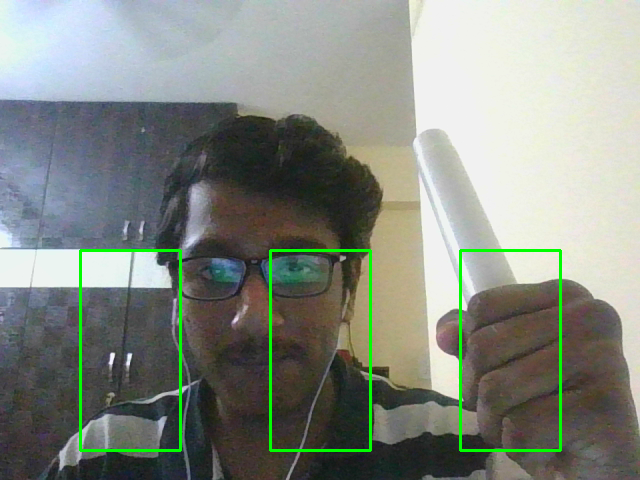
#> input picture Success..png, 640 x 480 px, given in place of the camera
$ python hsv_check.py
#> lines starting #> are read from the running program, lines starting #| are printed output that depends on the picture; after the words box and inside, x2 and y2 are one past the last pixel; in counts of white or black regions, pixels touching at a corner belong together
import cv2
import numpy as np
import time
w = 100
h = 200
x1 = 117
y = 103
lower_bound = np.array([80,10,180])
upper_bound = np.array([120, 100, 255])
values = np.array([])


cap = cv2.VideoCapture(0)

while True:
    """ret, frame = cap.read()
    frame = cv2.flip(frame, 1)
    frame_hsv = cv2.cvtColor(frame, cv2.COLOR_BGR2HSV)
    cv2.rectangle(frame, (x1, y), (x1 + w, y + h), (0, 255, 0), 2)
    cv2.imshow("video",frame)
    centre =  frame_hsv[142:192, 153: 253 ]
    avg = np.sum(centre)/ centre.size
    print(avg)
    print("--------")"""

    ret, frame = cap.read()
#> frame is the input picture: shape (480, 640, 3); mean B, G, R 130.1, 138.5, 132.9
    frame = cv2.flip(frame, 1)
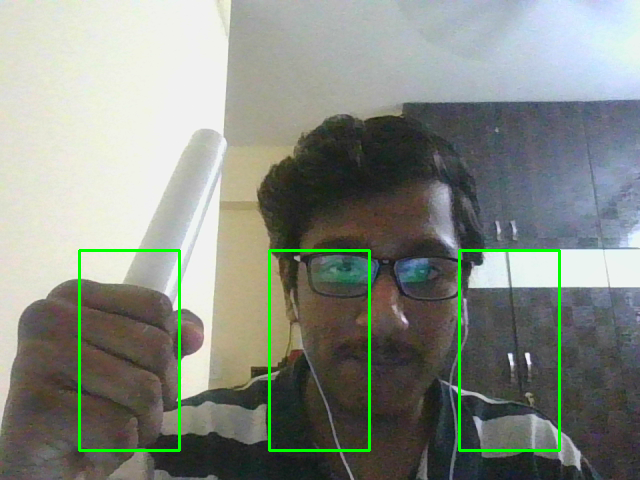
#> frame: shape (480, 640, 3); mean B, G, R 130.1, 138.5, 132.9
    #frame = cv2.GaussianBlur(frame, (5,5),0)
    kernel = np.ones((5, 5), np.uint8)
    frame = cv2.erode(frame, kernel, iterations=2)
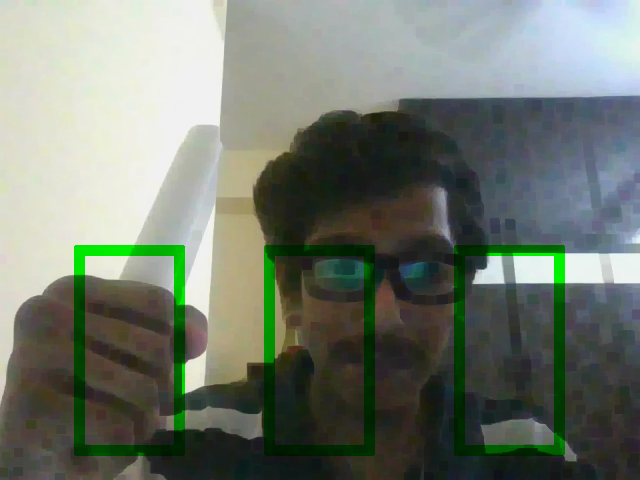
#> frame: shape (480, 640, 3); mean B, G, R 111, 121.9, 114.1
    cv2.imshow('feed',frame)
    frame_hsv = cv2.cvtColor(frame, cv2.COLOR_BGR2HSV)
#> frame_hsv: shape (480, 640, 3); mean H, S, V 56.2, 59.7, 126.7
    mask = cv2.inRange(frame_hsv, lower_bound, upper_bound)
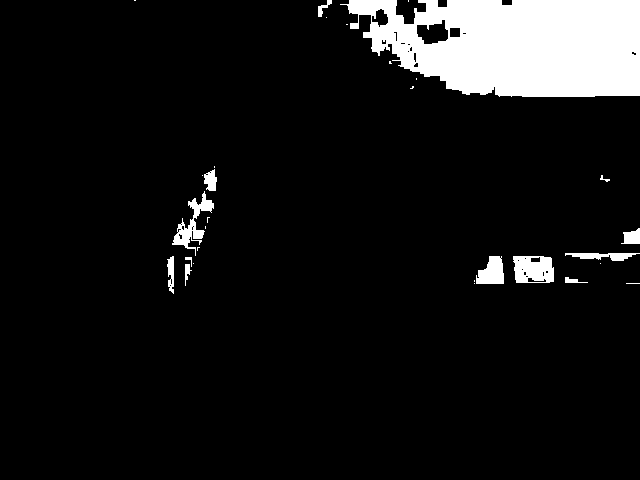
#> mask: shape (480, 640); 8.5% white; 30 white regions (17 under 20 px), largest, box (x1, y1, x2, y2) and area: (340, 0, 640, 97) 22438, (513, 256, 554, 283) 939, (172, 191, 214, 256) 788
    res = cv2.bitwise_and(frame, frame, mask = mask)
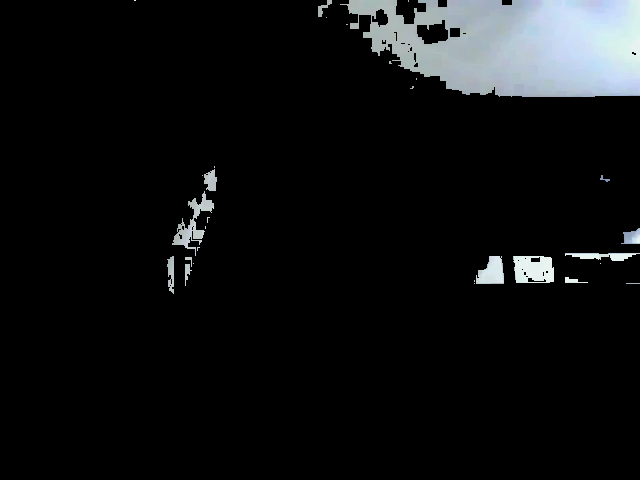
#> res: shape (480, 640, 3); mean B, G, R 18, 17.1, 15.8
    cv2.imshow('mask', mask)
    cv2.imshow('res', res)


    if cv2.waitKey(1) == 27:
#> (key Esc is pressed here)
        break

cap.release()
cv2.destroyAllWindows()
